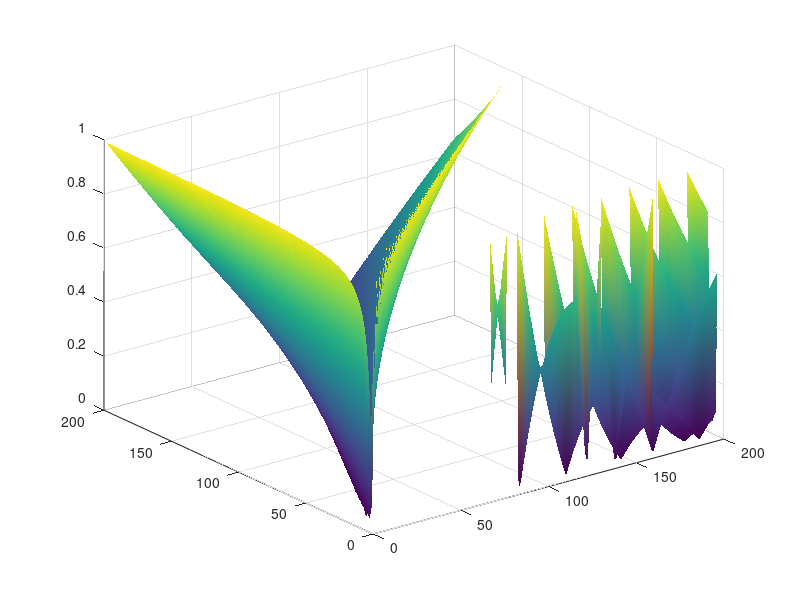

This figure's MATLAB source: (Note: this script raises an error after producing the figure.)
clc;
clear;
close all;

kpMax = 200;
kdMax = 200;
sampledNum = 200;

aMin = 2 ;
aMax = 2;
sampledNum2 = 20;


kpSampled = 0:kpMax/(sampledNum-1):kpMax;
kdSampled = 0:kdMax/(sampledNum-1):kdMax;
aSampled = aMin:(aMax-aMin)/(sampledNum2-1):aMax;

if aMin == aMax
[X,Y] = meshgrid(kpSampled,kdSampled);
Z = aMin;
sampledNum2 = 1;
else
[X,Y,Z] = meshgrid(kpSampled,kdSampled,aSampled);
end
Map = X;
ratio = 0.1;
m = 1;
I = 10;

for i = 1:size(X,1)
    for j = 1:size(X,2)
        for k = 1:sampledNum2

            
            if aMin == aMax
                kp = X(i,j);
                kd = Y(i,j);      
                T = Z;
                a = T*ratio;
                f = T/a*m*9.81;
                K = 1/2*f/I*kp;
                C = 1/2*f/I*kd;

%                 A = [1-a^2*K T-a^2*C; 
%                     -2*a*K 1-2*a*C];
A = [ (exp(-a*(C + (C^2 - 2*K)^(1/2)))*(C^2 - 2*K)^(1/2) - C*exp(-a*(C + (C^2 - 2*K)^(1/2))) + exp(-a*(C - (C^2 - 2*K)^(1/2)))*(C^2 - 2*K)^(1/2) + C*exp(-a*(C - (C^2 - 2*K)^(1/2))))/(2*(C^2 - 2*K)^(1/2)), (exp(-a*(C - (C^2 - 2*K)^(1/2))) - exp(-a*(C + (C^2 - 2*K)^(1/2))))/(2*(C^2 - 2*K)^(1/2)) + ((T - a)*(exp(-a*(C + (C^2 - 2*K)^(1/2)))*(C^2 - 2*K)^(1/2) - C*exp(-a*(C + (C^2 - 2*K)^(1/2))) + exp(-a*(C - (C^2 - 2*K)^(1/2)))*(C^2 - 2*K)^(1/2) + C*exp(-a*(C - (C^2 - 2*K)^(1/2)))))/(2*(C^2 - 2*K)^(1/2));
                                                                                                             (K*exp(-a*(C + (C^2 - 2*K)^(1/2))) - K*exp(-a*(C - (C^2 - 2*K)^(1/2))))/(C^2 - 2*K)^(1/2), (exp(-a*(C + (C^2 - 2*K)^(1/2)))*(C^2 - 2*K)^(1/2) + C*exp(-a*(C + (C^2 - 2*K)^(1/2))) + exp(-a*(C - (C^2 - 2*K)^(1/2)))*(C^2 - 2*K)^(1/2) - C*exp(-a*(C - (C^2 - 2*K)^(1/2))))/(2*(C^2 - 2*K)^(1/2)) + ((T - a)*(K*exp(-a*(C + (C^2 - 2*K)^(1/2))) - K*exp(-a*(C - (C^2 - 2*K)^(1/2)))))/(C^2 - 2*K)^(1/2)];
                try
                qq = abs(eig(A));
                    if qq(1)<1 && qq(2)<1
                        Map(i,j) = max(qq);
                    else
                        Map(i,j) = nan ;
                    end  
                catch
                Map(i,j) = nan ;    
                end
            else
                kp = X(i,j,k);
                kd = Y(i,j,k);      
                T = Z(i,j,k);
                a = T*ratio;
                f = T/a*m*9.81;
                K = 1/2*f/I*kp;
                C = 1/2*f/I*kd;

%                 A = [1-a^2*K T-a^2*C; 
%                     -2*a*K 1-2*a*C];
A = [           1,          T - a + exp(a);
 exp(-2*K*a), exp(-2*K*a)*(T - a) + 1]               ;                    
                qq = abs(eig(A));
%                 if real(qq(1))<0 && real(qq(2))<0
%                 if qq(1)<1 && qq(2)<1
                    Map(i,j,k) = abs(det(A));%max(qq);
%                 else
%                     Map(i,j,k) = nan ;
%                 end              
            end
        end
    end
end

if aMin == aMax
    h=surf(X,Y,Map);
    set(h,'EdgeColor','none','FaceColor','interp');
    
    set(h,'DefaultTextFontName','Times','DefaultTextFontSize',18,...
       'DefaultAxesFontName','Times','DefaultAxesFontSize',18,...
    'DefaultLineLineWidth',1,'DefaultLineMarkerSize',7.75)
    colorbar
    str = sprintf('$T = %.3f$, $a = %.3f$, $f = %0.3f$', T,a,f);
    title(str,'Interpreter','latex','FontName','Times','FontWeight','Normal')    
    
    xlabel('$kp$','Interpreter','latex')
    ylabel('$kd$','Interpreter','latex')
    view(2)
    axis([0 kpMax 0 kdMax])
else
    h=slice(X,Y,Z,Map/max(max(max(Map))),kpSampled,kdSampled,aSampled);

    set(h,'EdgeColor','none','FaceColor','interp');
    alpha(0.4);
    axis([0 kpMax 0 kdMax aMin aMax])
    set(h,'DefaultTextFontName','Times','DefaultTextFontSize',18,...
       'DefaultAxesFontName','Times','DefaultAxesFontSize',18,...
    'DefaultLineLineWidth',1,'DefaultLineMarkerSize',7.75)
    colorbar
    xlabel('$kp$','Interpreter','latex')
    ylabel('$kd$','Interpreter','latex')
    zlabel('$T$','Interpreter','latex')
    az = -45;
    el = 69;
    view(az, el);
    view(2)
end
                                                                                                                                                                                                                                                                                                                                                                                                                                                                                                                                                                                                                                                                                                                                                                                                                                                                                                                    % alpha(0.5);